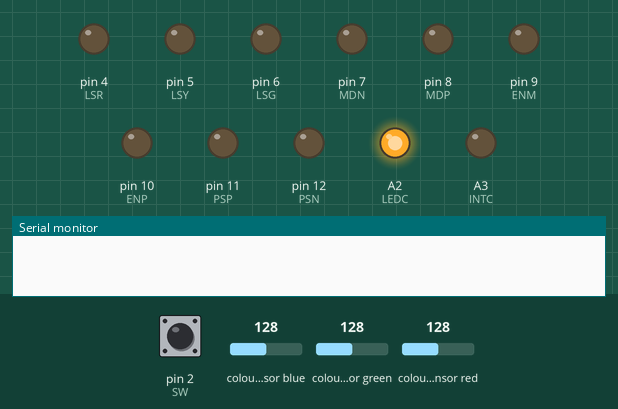
Bench run of a sketch on a simulated Arduino Uno, built with avr-gcc and run on an emulated ATmega328P. Shown: output pins drawn as LEDs (lit = HIGH), the last lines printed to the serial monitor. Inputs (shaded band) come from the test bench; at power-on: pin 2 (SW) LOW, colour sensor blue 128, colour sensor green 128, colour sensor red 128.

Above: at 1.2 s.
1.3 s: pin 2 (SW) pulled HIGH for 0.15 s
At 2.1 s:
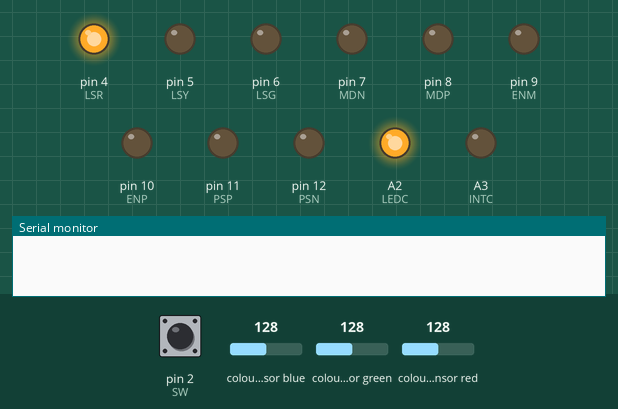
At 4.5 s:
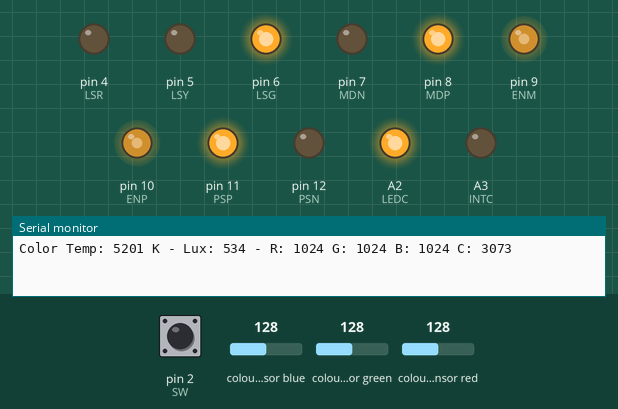
Timing chart, 0 to 6.0 s (numbered marks = the images above; inputs shaded):
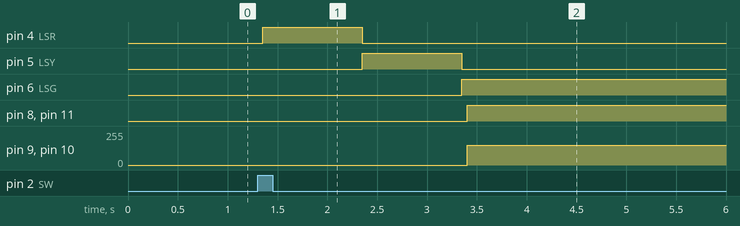

Measured:
- after the input at 1.3 s, pin 4 (LSR): LOW → HIGH after 0.05 s, → LOW 1.0 s later; pin 5 (LSY): LOW → HIGH after 1.1 s, → LOW 1.0 s later; pin 6 (LSG), pin 8 (MDP), pin 11 (PSP): LOW → HIGH after 2.1 s; pin 9 (ENM), pin 10 (ENP): 0/255 → 150/255 after 2.1 s

The sketch:

CYLUX3.0.ino
```cpp
#include <Wire.h>
#include "Adafruit_TCS34725.h"

#define MDN 7
#define MDP 8
#define ENM 9
#define PSN 12
#define PSP 11
#define ENP 10
#define SW 2
#define LSR 4
#define LSY 5
#define LSG 6
#define LEDC A2
#define INTC A3

bool lastState = LOW;
bool triggerActive = false;
unsigned long startTime = 0;
const unsigned long runDuration = 120000;

Adafruit_TCS34725 tcs = Adafruit_TCS34725(TCS34725_INTEGRATIONTIME_614MS, TCS34725_GAIN_1X);

void setup(void) {
  Serial.begin(9600);
  pinMode(SW, INPUT);
  pinMode(LSR, OUTPUT);
  pinMode(LSY, OUTPUT);
  pinMode(LSG, OUTPUT);
  pinMode(MDN, OUTPUT);
  pinMode(MDP, OUTPUT);
  pinMode(ENM, OUTPUT);
  pinMode(PSN, OUTPUT);
  pinMode(PSP, OUTPUT);
  pinMode(ENP, OUTPUT);
  pinMode(LEDC, OUTPUT);
  pinMode(INTC, OUTPUT);

  if (!tcs.begin()) {
    Serial.println("Sensor tidak ditemukan!");
    while (1);
  }

  digitalWrite(LSR, LOW);
  digitalWrite(LSY, LOW);
  digitalWrite(LSG, LOW);
  digitalWrite(LEDC, HIGH);
}

void loop(void) {
  bool currentState = digitalRead(SW);

  if (currentState == HIGH && lastState == LOW && !triggerActive) {
    triggerActive = true;
    delay(50);
    startTime = millis();

    digitalWrite(LSR, HIGH);
    digitalWrite(LSY, LOW);
    digitalWrite(LSG, LOW);
    delay(1000);

    digitalWrite(LSR, LOW);
    digitalWrite(LSY, HIGH);
    digitalWrite(LSG, LOW);
    delay(1000);

    digitalWrite(LSR, LOW);
    digitalWrite(LSY, LOW);
    digitalWrite(LSG, HIGH);

    readColor();
    PSR();
    MR();
  }
  if (triggerActive && millis() - startTime >= runDuration) {
    stopSystem();
    triggerActive = false;
  }

  lastState = currentState;
}

void readColor() {
  uint16_t r, g, b, c, colorTemp, lux;
  tcs.getRawData(&r, &g, &b, &c);
  colorTemp = tcs.calculateColorTemperature_dn40(r, g, b, c);
  lux = tcs.calculateLux(r, g, b);

  Serial.print("Color Temp: "); Serial.print(colorTemp); Serial.print(" K - ");
  Serial.print("Lux: "); Serial.print(lux); Serial.print(" - ");
  Serial.print("R: "); Serial.print(r); Serial.print(" ");
  Serial.print("G: "); Serial.print(g); Serial.print(" ");
  Serial.print("B: "); Serial.print(b); Serial.print(" ");
  Serial.print("C: "); Serial.println(c);
}

void MR() {
  digitalWrite(MDP, HIGH);
  digitalWrite(MDN, LOW);
  analogWrite(ENM, 150);
}

void MS() {
  analogWrite(ENM, 0);
}

void PSR() {
  digitalWrite(PSP, HIGH);
  digitalWrite(PSN, LOW);
  analogWrite(ENP, 150);
}

void PSS() {
  analogWrite(ENP, 0);
}

void stopSystem() {
  digitalWrite(LSR, HIGH);
  digitalWrite(LSY, LOW);
  digitalWrite(LSG, LOW);
  MS();
  PSS();
}
```
